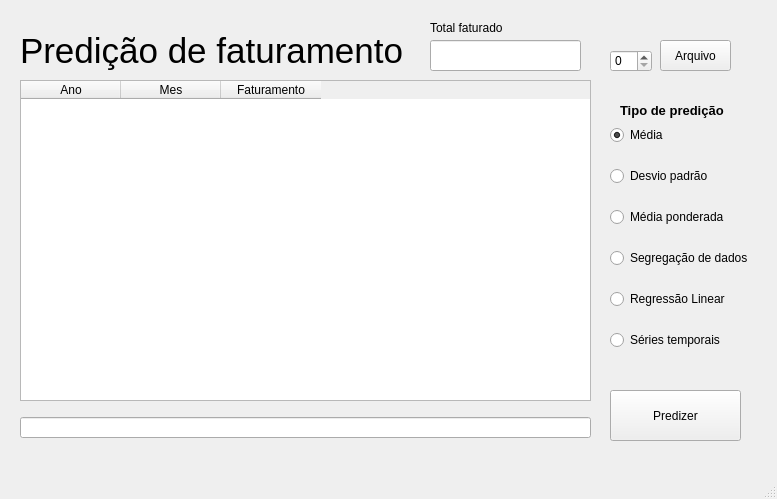
<?xml version="1.0" encoding="UTF-8"?>
<ui version="4.0">
 <class>MainWindow</class>
 <widget class="QMainWindow" name="MainWindow">
  <property name="geometry">
   <rect>
    <x>0</x>
    <y>0</y>
    <width>777</width>
    <height>499</height>
   </rect>
  </property>
  <property name="windowTitle">
   <string>MainWindow</string>
  </property>
  <widget class="QWidget" name="centralwidget">
   <widget class="QPushButton" name="bt_arquivo">
    <property name="geometry">
     <rect>
      <x>660</x>
      <y>40</y>
      <width>71</width>
      <height>31</height>
     </rect>
    </property>
    <property name="text">
     <string>Arquivo</string>
    </property>
   </widget>
   <widget class="QPushButton" name="bt_predizer">
    <property name="geometry">
     <rect>
      <x>610</x>
      <y>390</y>
      <width>131</width>
      <height>51</height>
     </rect>
    </property>
    <property name="text">
     <string>Predizer</string>
    </property>
   </widget>
   <widget class="QLineEdit" name="txt_predicao">
    <property name="geometry">
     <rect>
      <x>20</x>
      <y>417</y>
      <width>571</width>
      <height>21</height>
     </rect>
    </property>
   </widget>
   <widget class="QLabel" name="lb_predicaoFaturamento">
    <property name="geometry">
     <rect>
      <x>20</x>
      <y>30</y>
      <width>401</width>
      <height>41</height>
     </rect>
    </property>
    <property name="font">
     <font>
      <pointsize>26</pointsize>
     </font>
    </property>
    <property name="text">
     <string>Predição de faturamento</string>
    </property>
   </widget>
   <widget class="QLineEdit" name="txt_totalFaturado">
    <property name="geometry">
     <rect>
      <x>430</x>
      <y>40</y>
      <width>151</width>
      <height>31</height>
     </rect>
    </property>
    <property name="font">
     <font>
      <pointsize>12</pointsize>
     </font>
    </property>
    <property name="text">
     <string/>
    </property>
   </widget>
   <widget class="QLabel" name="lb_totalFaturado">
    <property name="geometry">
     <rect>
      <x>430</x>
      <y>20</y>
      <width>111</width>
      <height>16</height>
     </rect>
    </property>
    <property name="text">
     <string>Total faturado</string>
    </property>
   </widget>
   <widget class="QSpinBox" name="sb_colunas">
    <property name="geometry">
     <rect>
      <x>610</x>
      <y>50</y>
      <width>42</width>
      <height>22</height>
     </rect>
    </property>
   </widget>
   <widget class="QLabel" name="lb_tipoPredicao">
    <property name="geometry">
     <rect>
      <x>620</x>
      <y>100</y>
      <width>111</width>
      <height>20</height>
     </rect>
    </property>
    <property name="font">
     <font>
      <pointsize>10</pointsize>
      <bold>true</bold>
     </font>
    </property>
    <property name="text">
     <string>Tipo de predição</string>
    </property>
   </widget>
   <widget class="QWidget" name="layoutWidget">
    <property name="geometry">
     <rect>
      <x>610</x>
      <y>110</y>
      <width>140</width>
      <height>261</height>
     </rect>
    </property>
    <layout class="QVBoxLayout" name="verticalLayout">
     <item>
      <widget class="QRadioButton" name="rb_media">
       <property name="text">
        <string>Média</string>
       </property>
       <property name="checked">
        <bool>true</bool>
       </property>
      </widget>
     </item>
     <item>
      <widget class="QRadioButton" name="rb_devioPadrao">
       <property name="text">
        <string>Desvio padrão</string>
       </property>
      </widget>
     </item>
     <item>
      <widget class="QRadioButton" name="rb_mediaPonderada">
       <property name="text">
        <string>Média ponderada</string>
       </property>
      </widget>
     </item>
     <item>
      <widget class="QRadioButton" name="rb_segregacaoDados">
       <property name="text">
        <string>Segregação de dados</string>
       </property>
      </widget>
     </item>
     <item>
      <widget class="QRadioButton" name="rb_regressaoLinear">
       <property name="text">
        <string>Regressão Linear</string>
       </property>
      </widget>
     </item>
     <item>
      <widget class="QRadioButton" name="rb_seriesTemporais">
       <property name="text">
        <string>Séries temporais</string>
       </property>
      </widget>
     </item>
    </layout>
   </widget>
   <widget class="QTableWidget" name="tb_faturamento">
    <property name="geometry">
     <rect>
      <x>20</x>
      <y>80</y>
      <width>571</width>
      <height>321</height>
     </rect>
    </property>
    <column>
     <property name="text">
      <string>Ano</string>
     </property>
    </column>
    <column>
     <property name="text">
      <string>Mes</string>
     </property>
    </column>
    <column>
     <property name="text">
      <string>Faturamento</string>
     </property>
    </column>
   </widget>
  </widget>
  <widget class="QMenuBar" name="menubar">
   <property name="geometry">
    <rect>
     <x>0</x>
     <y>0</y>
     <width>777</width>
     <height>22</height>
    </rect>
   </property>
  </widget>
  <widget class="QStatusBar" name="statusbar"/>
 </widget>
 <resources/>
 <connections/>
</ui>
